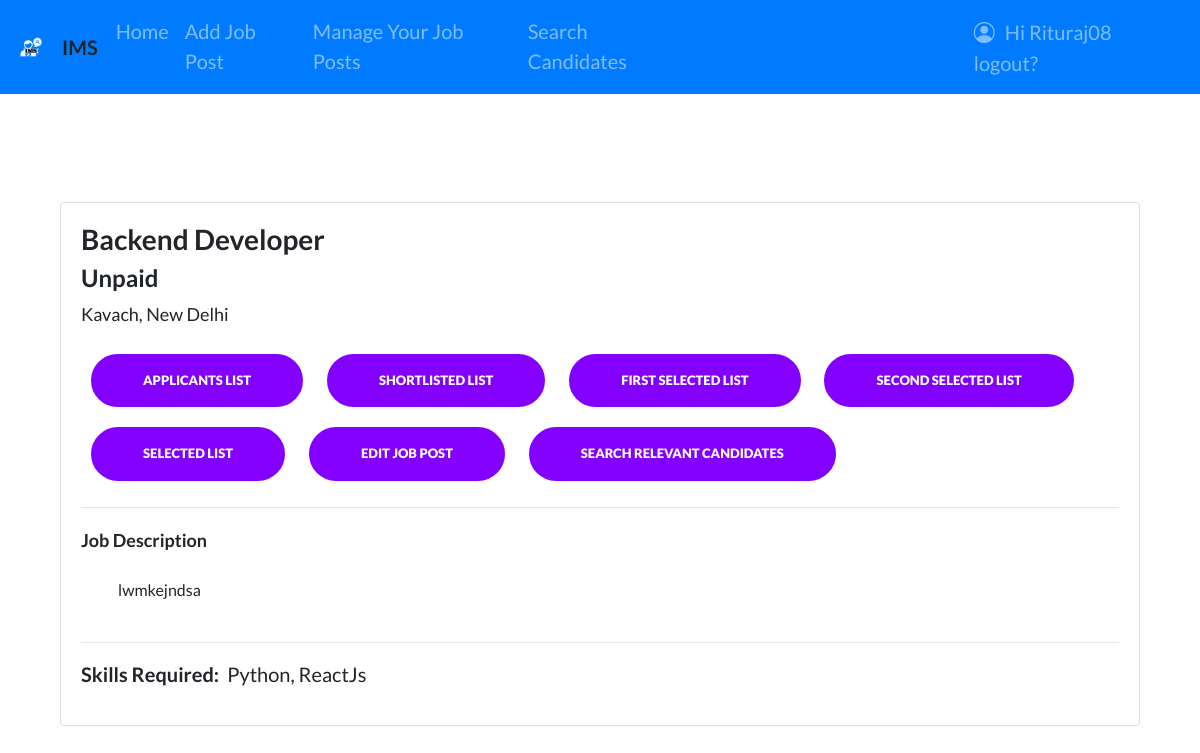
/hiring/job/backend-developer (signed in), run on the app's committed database.
### recruiters/models.py (models this page shows, shortened)
class Job(models.Model):
    recruiter = models.ForeignKey(
        User, related_name='jobs', on_delete=models.CASCADE)
    title = models.CharField(max_length=255)
    company = models.CharField(max_length=200)
    location = models.CharField(max_length=255)
    description = models.TextField()
    skills_req = models.CharField(max_length=200)
    internship = models.CharField(
        max_length=30, choices=CHOICES, default='Unpaid', null=True)
    stipend = models.IntegerField(default=0)
    date_of_join = models.DateField()
    link = models.URLField(null=True, blank=True)
    slug = AutoSlugField(populate_from='title', unique=True, null=True)
    date_posted = models.DateTimeField(default=timezone.now)

### recruiters/views.py (the view)
# urls.py: path('job/<slug>', views.job_detail, name='job-detail'),
@login_required
def job_detail(request, slug):
    job = get_object_or_404(Job, slug=slug)
    context = {
        'job': job,
        'rec_navbar': 1,
    }
    return render(request, 'recruiters/job_detail.html', context)

### recruiters/templates/recruiters/job_detail.html (shortened to what this page needs)
{% extends "recruiters/layout.html" %} {% load static %} {% block content %}
<br /><br />
<div class="container">
  {% if request.user == job.recruiter %}
  <div class="row">
    <div class="col-md-12">
      <div class="card card-signin my-5">
        <div class="card-body">
          <h3>
            <b>{{job.title}} </b>
          </h3>
          <h4><b>{{job.internship}}</b></h4>
          <p style="font-size: 18px">{{job.company}}, {{job.location}}</p>
          {% if not job.link %}
          <a href="{% url 'applicant-list' job.slug %}" >
              <button class="ninja-button"><b>Applicants List</b></button>
          </a>
          <a
          href="{% url 'shortlisted-list' job.slug %}">
            <button class="ninja-button"><b>Shortlisted List</b></button>
          </a>
          <a href="{% url 'first-selected-list' job.slug %}">
            <button class="ninja-button"><b>First Selected List</b></button>
          </a>
          <a href="{% url 'second-selected-list' job.slug %}"
            ><button class="ninja-button"><b>Second Selected List</b></button>
          </a>
          <a href="{% url 'selected-list' job.slug %}">
            <button class="ninja-button"><b>Selected List</b></button>
          </a>
          {% endif %}
          <a href="{% url 'edit-job-post' job.slug %}">
            <button class="ninja-button"><b>Edit Job Post</b></button>
            </a>
          <a href="{% url 'job-candidate-search' job.slug %}"
            ><button class="ninja-button"><b>Search Relevant Candidates</b></button>
          </a>
          <hr my-2 />
          <span style="font-size: 18px"><b>Job Description</b></span>
          <p style="white-space: pre-wrap; font-size: 16px">
            {{ job.description }}
          </p>
          <hr my-2 />
          <p><b class="mr-2">Skills Required:</b>{{job.skills_req}}</p>
        </div>
      </div>
    </div>
  </div>
  {% endif %}
</div>
{% endblock content %}

### recruiters/templates/recruiters/layout.html (shortened to what this page needs)
{% load static %} {% load pwa %}
<!DOCTYPE html>
<html>
  <head>
    <link
      rel="stylesheet"
      href="https://maxcdn.bootstrapcdn.com/bootstrap/4.0.0/css/bootstrap.min.css"
    />
    <link rel="stylesheet" href="https://cdn.jsdelivr.net/npm/bootstrap-icons@1.5.0/font/bootstrap-icons.css">
    <link
      rel="stylesheet"
      href="https://cdnjs.cloudflare.com/ajax/libs/font-awesome/5.14.0/css/all.min.css"
    />
    <link
      rel="stylesheet"
      href="https://stackpath.bootstrapcdn.com/font-awesome/4.7.0/css/font-awesome.min.css"
    />
    <link
      rel="stylesheet"
      type="text/css"
      href="https://dl.dropboxusercontent.com/s/ecyb1drs5j1jyjf/styles.css?dl=0"
    />
    <link
      rel="stylesheet"
      type="text/css"
      href="https://dl.dropboxusercontent.com/s/xmxsoypfvfvsisb/footer.css?dl=0"
    />
  </head>
  <body>
    <nav class="navbar navbar-expand-lg navbar-dark bg-primary sticky-top">
        <img
          src="../../../static/management/images/IMS-logos_white.png"
          width="30"
          height="30"
          class="d-inline-block align-top mr-3"
          alt=""
        /><b style="padding-right:10px;">IMS</b>
      <div class="collapse navbar-collapse" id="navbarNavAltMarkup">
        <div class="navbar-nav">
          <a
            class="nav-item nav-link {{ rec_home_page }}"
            href="{% url 'detail-recruiters' %}"
            >Home</a
          >
          <a
            class="nav-item nav-link {{ add_job_page }}"
            href="{% url 'add-job' %}"
            >Add Job Post</a
          >
          <a
            class="nav-item nav-link {{ manage_jobs_page }}"
            href="{% url 'job-list' %}"
            >Manage Your Job Posts</a
          >
          <a
            class="nav-item nav-link {{ search_candidates_page }}"
            href="{% url 'search-candidates' %}"
            >Search Candidates</a
          >
          {% if user.is_authenticated %}
          <a
            class="nav-item nav-link"
            href="{% url 'logout' %}"
            style="margin-left: 270px;"><i class="bi bi-person-circle" style="padding-right: 10px;font-size: 21px;"></i>Hi {{ user.username }} logout?</a
          >
        </div>
      </div>
    </nav>
    {% endif %}
    <div class="container">{% block content %}{% endblock content %}</div>
  </body>
</html>

### recruiters/templates/recruiters/layout.html (style rules this page uses)
body { font-family: "Lato"; font-size: 20px; }
.ninja-button { margin: 10px; padding: 15px 50px; text-transform: uppercase; background: #8300ff; border: 2px solid #8300ff; color: #fff; font-weight: 600; font-size: 13px; border-radius: 50px; transition: all .4s; }

### data on the page
Job: title "Backend Developer", internship "Unpaid", company "Kavach", location "New Delhi", description "lwmkejndsa", skills_req "Python, ReactJs"

### other printed values
{{ user.username }} "Rituraj08"
